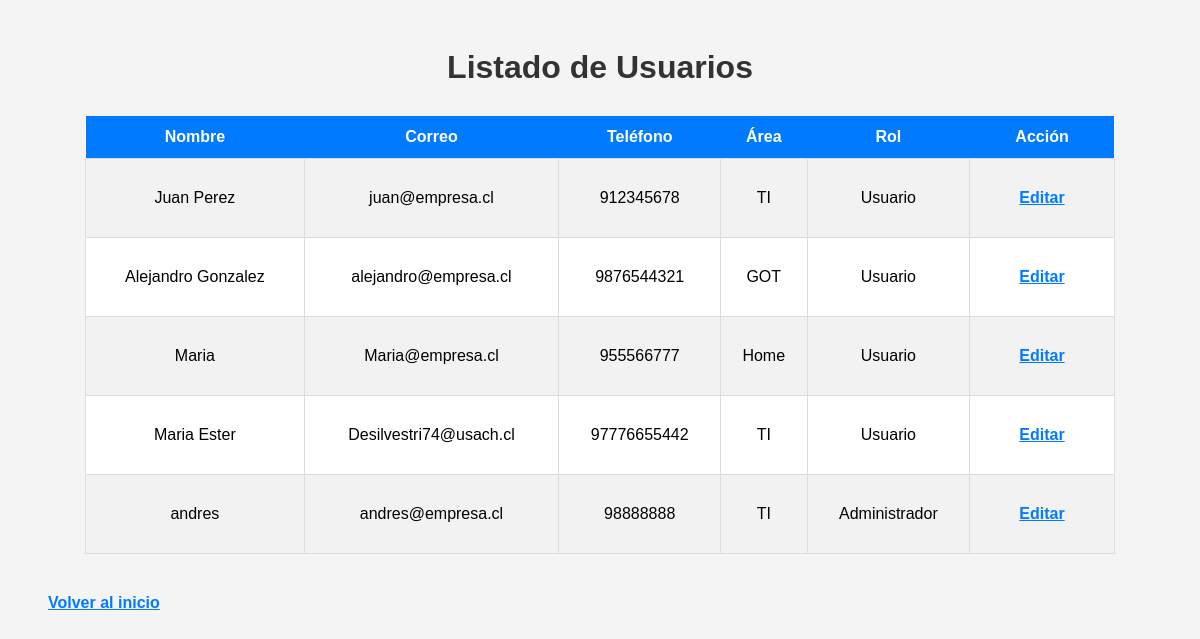
/usuarios/ (signed in), run on the app's committed database.
### gestion/models.py (models this page shows, shortened)
class Usuario(models.Model):
    id_usuario = models.AutoField(primary_key=True)
    user = models.OneToOneField(
        User,
        on_delete=models.CASCADE,
        null=True,
        blank=True
    )
    nombre = models.CharField(max_length=50)
    correo = models.CharField(max_length=50, unique=True)
    telefono = models.CharField(max_length=15)
    area = models.CharField(max_length=30)
    id_rol = models.ForeignKey(Rol, on_delete=models.PROTECT, db_column='id_rol')
    class Meta:
        db_table = 'usuarios'

class Rol(models.Model):
    id_rol = models.AutoField(primary_key=True)
    nombre_rol = models.CharField(max_length=20, unique=True)
    class Meta:
        db_table = 'roles'
        verbose_name = 'Rol'
        verbose_name_plural = 'Roles'
    def __str__(self):
        return self.nombre_rol

### gestion/views.py (the view)
# urls.py: path('usuarios/', views.listar_usuarios, name='listar_usuarios'),
@login_required
def listar_usuarios(request):
    usuarios = Usuario.objects.all()
    return render(request, 'gestion/listar_usuarios.html', {'usuarios': usuarios})

### gestion/templates/gestion/listar_usuarios.html (shortened to what this page needs)
<!DOCTYPE html>
<html lang="es">
<head>
    {% load static %}
    <link rel="stylesheet" href="{% static 'gestion/styles.css' %}">
</head>
<body>
    <h1>Listado de Usuarios</h1>
    <table>
        <tr>
            <th>Nombre</th>
            <th>Correo</th>
            <th>Teléfono</th>
            <th>Área</th>
            <th>Rol</th>
            <th>Acción</th>
        </tr>
        {% for usuario in usuarios %}
        <tr>
            <td>{{ usuario.nombre }}</td>
            <td>{{ usuario.correo }}</td>
            <td>{{ usuario.telefono }}</td>
            <td>{{ usuario.area }}</td>
            <td>{{ usuario.id_rol }}</td>
            <td>
                <a href="{% url 'editar_usuario' usuario.id_usuario %}">Editar</a>
            </td>
        </tr>
        {% endfor %}
    </table>
    <a href="{% url 'inicio' %}">Volver al inicio</a>
</body>
</html>

### gestion/static/gestion/styles.css (style rules this page uses)
body { font-family: Arial, sans-serif; background-color: #f4f4f4; padding: 20px; }
h1 { text-align: center; color: #333; margin-bottom: 30px; }
table { width: 90%; margin: 20px auto; border-collapse: collapse; background-color: white; }
th { background-color: #007BFF; color: white; padding: 12px; }
td { padding: 10px; border: 1px solid #ddd; text-align: center; }
tr:nth-child(even) { background-color: #f2f2f2; }
a { display: inline-block; margin: 20px; color: #007BFF; font-weight: bold; }

### data on the page
Usuario: nombre "Juan Perez", correo "juan@empresa.cl", telefono "912345678", area "TI", id_rol "Usuario"
Usuario: nombre "Alejandro Gonzalez", correo "alejandro@empresa.cl", telefono "9876544321", area "GOT", id_rol "Usuario"
Usuario: nombre "Maria", correo "Maria@empresa.cl", telefono "955566777", area "Home", id_rol "Usuario"
Usuario: nombre "Maria Ester", correo "Desilvestri74@usach.cl", telefono "97776655442", area "TI", id_rol "Usuario"
Usuario: nombre "andres", correo "andres@empresa.cl", telefono "98888888", area "TI", id_rol "Administrador"
